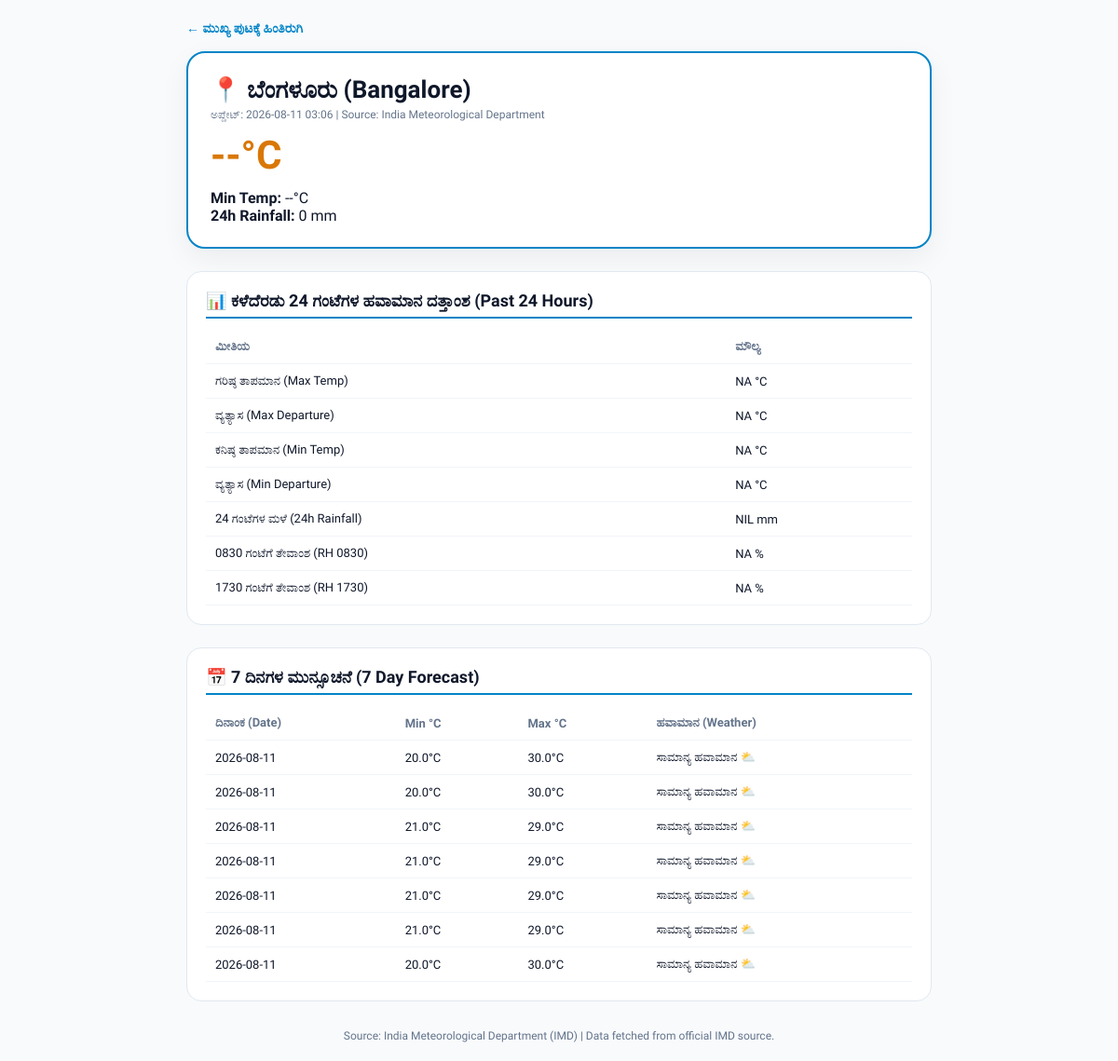
Page /weather/karnataka/bangalore on the committed database.
### app/database/models.py (models this page shows)
class IMDLocation(Base):
    __tablename__ = "imd_locations"
    id = Column(Integer, primary_key=True, index=True)
    location_name = Column(String(100), nullable=False)
    normalized_name = Column(String(100), nullable=False, index=True)
    source_url = Column(String(500), nullable=False)
    forecast_url = Column(String(500), nullable=False)
    imd_city_id = Column(String(50), nullable=True, index=True)
    latitude = Column(Float, nullable=True)
    longitude = Column(Float, nullable=True)
    active = Column(Boolean, default=True)
    created_at = Column(DateTime, default=datetime.datetime.utcnow)
    updated_at = Column(DateTime, default=datetime.datetime.utcnow, onupdate=datetime.datetime.utcnow)
    observations = relationship("WeatherObservation", back_populates="location")
    forecasts = relationship("WeatherForecast", back_populates="location")

class WeatherForecast(Base):
    __tablename__ = "weather_forecasts"
    id = Column(Integer, primary_key=True, index=True)
    location_id = Column(Integer, ForeignKey("imd_locations.id"), nullable=False, index=True)
    scraped_at = Column(DateTime(timezone=True), nullable=False, index=True)
    forecast_date = Column(Date, nullable=False, index=True)
    min_temp = Column(Float, nullable=True)
    max_temp = Column(Float, nullable=True)
    weather_description = Column(String(255), nullable=True)
    warning = Column(String(255), nullable=True)
    source_url = Column(String(500), nullable=True)
    created_at = Column(DateTime, default=datetime.datetime.utcnow)
    location = relationship("IMDLocation", back_populates="forecasts")

### app/api/main.py (the view)
@app.get("/weather/karnataka/{city}", response_class=HTMLResponse)
def public_city_weather_page(city: str, request: Request, db: Session = Depends(get_db)):
    data = get_city_weather_details(db, city)
    return templates.TemplateResponse("city_weather.html", {"request": request, "data": data})

### app/templates/city_weather.html (shortened to what this page needs)
<!DOCTYPE html>
<html lang="kn">
<head>
</head>
<body>
  <div class="wrap">
    <a href="/weather/karnataka" class="back">← ಮುಖ್ಯ ಪುಟಕ್ಕೆ ಹಿಂತಿರುಗಿ</a>
    <div class="hero-card">
      <div class="city-head">📍 {{ data.name_kn }} ({{ data.name_en }})</div>
      <div class="sub">ಅಪ್ಡೇಟ್: {{ data.updated_at[:16].replace('T', ' ') if data.updated_at else 'NOW' }} | Source: India Meteorological Department</div>
      <div class="temp-big">{{ data.latest_observation.max_temp if data.latest_observation.max_temp is not none else '--' }}°C</div>
      <div><strong>Min Temp:</strong> {{ data.latest_observation.min_temp if data.latest_observation.min_temp is not none else '--' }}°C</div>
      <div><strong>24h Rainfall:</strong> {{ data.latest_observation.rainfall_24h if data.latest_observation.rainfall_24h is not none else '0' }} mm</div>
    </div>
    <div class="table-sec">
      <div class="sec-title">📊 ಕಳೆದೆರಡು 24 ಗಂಟೆಗಳ ಹವಾಮಾನ ದತ್ತಾಂಶ (Past 24 Hours)</div>
      <table>
        <tr><th>ಮೀತಿಯ</th><th>ಮೌಲ್ಯ</th></tr>
        <tr><td>ಗರಿಷ್ಠ ತಾಪಮಾನ (Max Temp)</td><td>{{ data.latest_observation.max_temp if data.latest_observation.max_temp is not none else 'NA' }} °C</td></tr>
        <tr><td>ವ್ಯತ್ಯಾಸ (Max Departure)</td><td>{{ data.latest_observation.max_temp_departure if data.latest_observation.max_temp_departure is not none else 'NA' }} °C</td></tr>
        <tr><td>ಕನಿಷ್ಠ ತಾಪಮಾನ (Min Temp)</td><td>{{ data.latest_observation.min_temp if data.latest_observation.min_temp is not none else 'NA' }} °C</td></tr>
        <tr><td>ವ್ಯತ್ಯಾಸ (Min Departure)</td><td>{{ data.latest_observation.min_temp_departure if data.latest_observation.min_temp_departure is not none else 'NA' }} °C</td></tr>
        <tr><td>24 ಗಂಟೆಗಳ ಮಳೆ (24h Rainfall)</td><td>{{ data.latest_observation.rainfall_24h if data.latest_observation.rainfall_24h is not none else 'NIL' }} mm</td></tr>
        <tr><td>0830 ಗಂಟೆಗೆ ತೇವಾಂಶ (RH 0830)</td><td>{{ data.latest_observation.rh_0830 if data.latest_observation.rh_0830 is not none else 'NA' }} %</td></tr>
        <tr><td>1730 ಗಂಟೆಗೆ ತೇವಾಂಶ (RH 1730)</td><td>{{ data.latest_observation.rh_1730 if data.latest_observation.rh_1730 is not none else 'NA' }} %</td></tr>
      </table>
    </div>
    <div class="table-sec">
      <div class="sec-title">📅 7 ದಿನಗಳ ಮುನ್ಸೂಚನೆ (7 Day Forecast)</div>
      <table>
        <thead>
          <tr><th>ದಿನಾಂಕ (Date)</th><th>Min °C</th><th>Max °C</th><th>ಹವಾಮಾನ (Weather)</th></tr>
        </thead>
        <tbody>
          {% for fc in data.forecast_7_days %}
          <tr>
            <td>{{ fc.date }}</td>
            <td>{{ fc.min_temp if fc.min_temp is not none else '--' }}°C</td>
            <td>{{ fc.max_temp if fc.max_temp is not none else '--' }}°C</td>
            <td>{{ fc.weather_kn }}</td>
          </tr>
          {% endfor %}
        </tbody>
      </table>
    </div>
    <div class="attr">
      Source: India Meteorological Department (IMD) | Data fetched from official IMD source.
    </div>
  </div>
</body>
</html>

### app/templates/city_weather.html (style rules this page uses)
body { font-family: 'Anek Kannada', 'Inter', sans-serif; background: #F8FAFC; color: #0F172A; margin: 0; padding: 20px; }
.wrap { max-width: 800px; margin: 0 auto; }
.back { text-decoration: none; color: #0284C7; font-weight: 700; font-size: 14px; margin-bottom: 16px; display: inline-block; }
.hero-card { background: #FFFFFF; border-radius: 20px; padding: 24px; border: 2px solid #0284C7; box-shadow: 0 10px 30px rgba(0,0,0,0.06); margin-bottom: 24px; }
.city-head { font-size: 26px; font-weight: 800; color: #0F172A; }
.sub { font-size: 12px; color: #64748B; margin-top: 4px; }
.temp-big { font-size: 42px; font-weight: 800; color: #D97706; margin: 12px 0; }
.table-sec { background: #FFFFFF; border-radius: 16px; padding: 20px; border: 1px solid #E2E8F0; margin-bottom: 24px; }
.sec-title { font-size: 18px; font-weight: 800; margin-bottom: 12px; border-bottom: 2px solid #0284C7; padding-bottom: 6px; }
table { width: 100%; border-collapse: collapse; font-size: 13px; }
th, td { padding: 10px; text-align: left; border-bottom: 1px solid #F1F5F9; }
th { font-weight: 700; color: #64748B; }
.attr { text-align: center; font-size: 12px; color: #64748B; margin-top: 30px; }

### rows in the picture
IMDLocation: name_en "Bangalore"
WeatherForecast: date "2026-08-11", min_temp "20.0", max_temp "30.0", weather_kn "ಸಾಮಾನ್ಯ ಹವಾಮಾನ ⛅"
WeatherForecast: date "2026-08-11", min_temp "20.0", max_temp "30.0", weather_kn "ಸಾಮಾನ್ಯ ಹವಾಮಾನ ⛅"
WeatherForecast: date "2026-08-11", min_temp "21.0", max_temp "29.0", weather_kn "ಸಾಮಾನ್ಯ ಹವಾಮಾನ ⛅"
WeatherForecast: date "2026-08-11", min_temp "21.0", max_temp "29.0", weather_kn "ಸಾಮಾನ್ಯ ಹವಾಮಾನ ⛅"
WeatherForecast: date "2026-08-11", min_temp "21.0", max_temp "29.0", weather_kn "ಸಾಮಾನ್ಯ ಹವಾಮಾನ ⛅"
WeatherForecast: date "2026-08-11", min_temp "21.0", max_temp "29.0", weather_kn "ಸಾಮಾನ್ಯ ಹವಾಮಾನ ⛅"
WeatherForecast: date "2026-08-11", min_temp "20.0", max_temp "30.0", weather_kn "ಸಾಮಾನ್ಯ ಹವಾಮಾನ ⛅"

### other values in the picture
{{ data.name_kn }} "ಬೆಂಗಳೂರು"
{{ data.updated_at[:16].replace('T', ' ') if data.updated_at else 'NOW' }} "2026-08-11 03:06"
